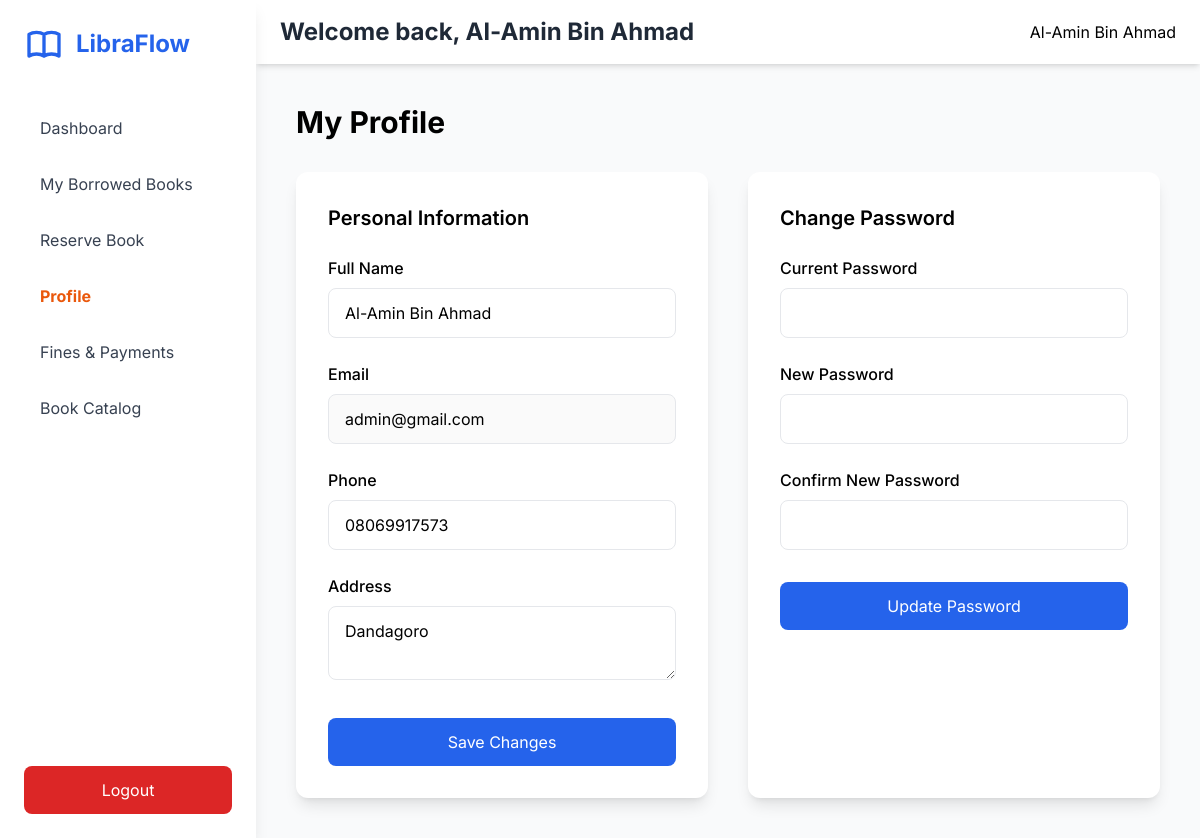
/member/profile/ (signed in), run on an earlier commit of the app's database.
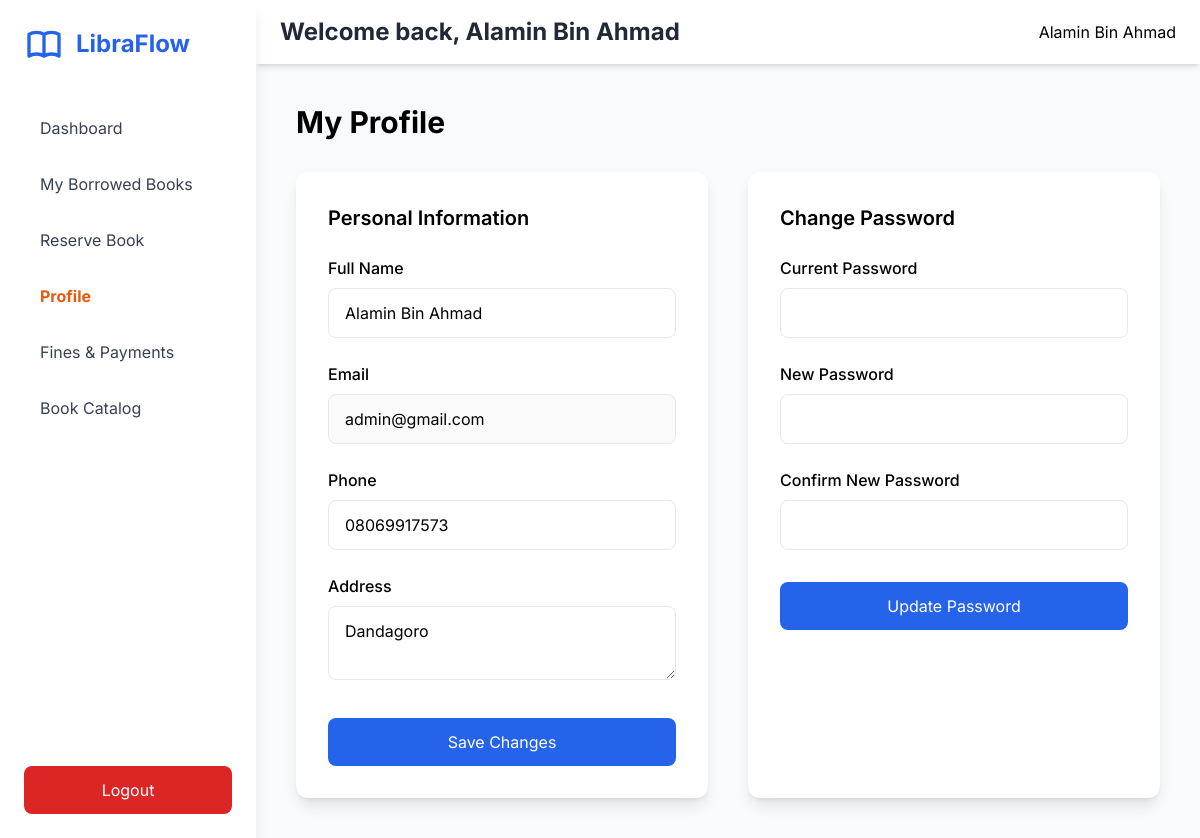
And on a later commit of the database.
### LYMSApp/models.py (models this page shows, shortened)
class Profile(models.Model):
    user = models.ForeignKey(AuthModel, on_delete=models.CASCADE)
    full_name = models.CharField(max_length=20)
    home_address = models.TextField()

class AuthModel(AbstractUser):
    username = None
    email = models.EmailField(unique=True)
    phone_number = models.CharField(max_length=20, blank=True)
    role = models.CharField(max_length=20)
    USERNAME_FIELD = "email"
    REQUIRED_FIELDS = []
    objects = UserManager()

### LYMSApp/views.py (the view)
# urls.py: path("member/profile/", views.member_profile, name="member-profile"),
@login_required(login_url='/login/')
def member_profile(request):
    current_user = request.user
    user_profile = models.Profile.objects.filter(user=current_user).first()
    context = {
        "profile": user_profile
    }
    return render(request, "members/profile.html", context)

### templates/members/profile.html (shortened to what this page needs)
{% extends "members/base.html" %}
{% block content %}
<main class="p-6 md:p-10">
    <h3 class="text-3xl font-bold mb-8">My Profile</h3>
    <div class="grid md:grid-cols-2 gap-10">
        <div class="bg-white p-8 rounded-xl shadow-lg">
            <h4 class="text-xl font-semibold mb-6">Personal Information</h4>
            <form>
                <div class="grid gap-6">
                    <div><label class="block font-medium mb-2">Full Name</label><input type="text" value="{{profile.full_name}}" class="w-full px-4 py-3 border rounded-lg"/></div>
                    <div><label class="block font-medium mb-2">Email</label><input type="email" value="{{profile.user.email}}" disabled class="w-full px-4 py-3 border rounded-lg"/></div>
                    <div><label class="block font-medium mb-2">Phone</label><input type="tel" value="{{profile.user.phone_number}}" class="w-full px-4 py-3 border rounded-lg"/></div>
                    <div><label class="block font-medium mb-2">Address</label><textarea class="w-full px-4 py-3 border rounded-lg">{{profile.home_address}}</textarea></div>
                </div>
                <button type="submit" class="mt-8 w-full bg-blue-600 text-white py-3 rounded-lg hover:bg-blue-700">Save Changes</button>
            </form>
        </div>
        <div class="bg-white p-8 rounded-xl shadow-lg">
            <h4 class="text-xl font-semibold mb-6">Change Password</h4>
            <form>
                <div class="space-y-6">
                    <div><label class="block font-medium mb-2">Current Password</label><input type="password" class="w-full px-4 py-3 border rounded-lg"/></div>
                    <div><label class="block font-medium mb-2">New Password</label><input type="password" class="w-full px-4 py-3 border rounded-lg"/></div>
                    <div><label class="block font-medium mb-2">Confirm New Password</label><input type="password" class="w-full px-4 py-3 border rounded-lg"/></div>
                </div>
                <button type="submit" class="mt-8 w-full bg-blue-600 text-white py-3 rounded-lg hover:bg-blue-700">Update Password</button>
            </form>
        </div>
    </div>
</main>
{% endblock content %}

### templates/members/base.html (shortened to what this page needs)
{% load static %}
<!DOCTYPE html>
<html lang="en">
<head>
  <script src="https://cdn.tailwindcss.com"></script>
  <link rel="stylesheet" href="{% static 'css/toast.css' %}">
</head>
<body class="bg-gray-50">
<div class="min-h-screen flex">
  <aside id="sidebar" class="fixed inset-y-0 left-0 z-40 w-64 bg-white shadow-lg transform -translate-x-full md:translate-x-0 transition-transform">
    <div class="p-6">
      <div class="flex items-center space-x-3 mb-10">
        <h1 class="text-2xl font-bold text-blue-600">LibraFlow</h1>
      </div>
      <nav class="space-y-2">
        <a href="/member/dash/" class="block px-4 py-3 rounded-lg hover:bg-blue-50 text-gray-700 {% if request.path == '/member/dash/' %}font-bold text-orange-600{% endif %}">Dashboard</a>
        <a href="/member/my-books/" class="block px-4 py-3 rounded-lg hover:bg-blue-50 text-gray-700 {% if request.path == '/member/my-books/' %}font-bold text-orange-600{% endif %}">My Borrowed Books</a>
        <a href="/member/reserve-book/" class="block px-4 py-3 rounded-lg hover:bg-blue-50 text-gray-700 {% if request.path == '/member/reserve-book/' %}font-bold text-orange-600{% endif %}">Reserve Book</a>
        <a href="/member/profile/" class="block px-4 py-3 rounded-lg hover:bg-blue-50 text-gray-700 {% if request.path == '/member/profile/' %}font-bold text-orange-600{% endif %}">Profile</a>
        <a href="/member/fines/" class="block px-4 py-3 rounded-lg hover:bg-blue-50 text-gray-700 {% if request.path == '/member/fines/' %}font-bold text-orange-600{% endif %}">Fines & Payments</a>
        <a href="/member/catalog/" class="block px-4 py-3 rounded-lg hover:bg-blue-50 text-gray-700 {% if request.path == '/member/catalog/' %}font-bold text-orange-600{% endif %}">Book Catalog</a>
      </nav>
    </div>
    <div class="absolute bottom-0 w-full p-6">
      <a href="/logout/" class="block px-4 py-3 bg-red-600 text-white rounded-lg text-center hover:bg-red-700">Logout</a>
    </div>
  </aside>
<div class="flex-1 md:ml-64">
    <header class="bg-white shadow-md px-6 py-4 flex justify-between items-center">
        <h2 class="text-2xl font-bold text-gray-800">Welcome back, {{profile.full_name}}</h2>
        <div class="relative">
            <button id="profile-btn" class="flex items-center space-x-3 hover:opacity-80">
            <span class="hidden md:block">{{profile.full_name}}</span>
            </button>
        </div>
    </header>
    {% block content %}{% endblock content %}
</div>
</body>
</html>

What changed in the data, as far as the page shows it:
changed Profile "Dandagoro": full_name "Al-Amin Bin Ahmad" → "Alamin Bin Ahmad"
